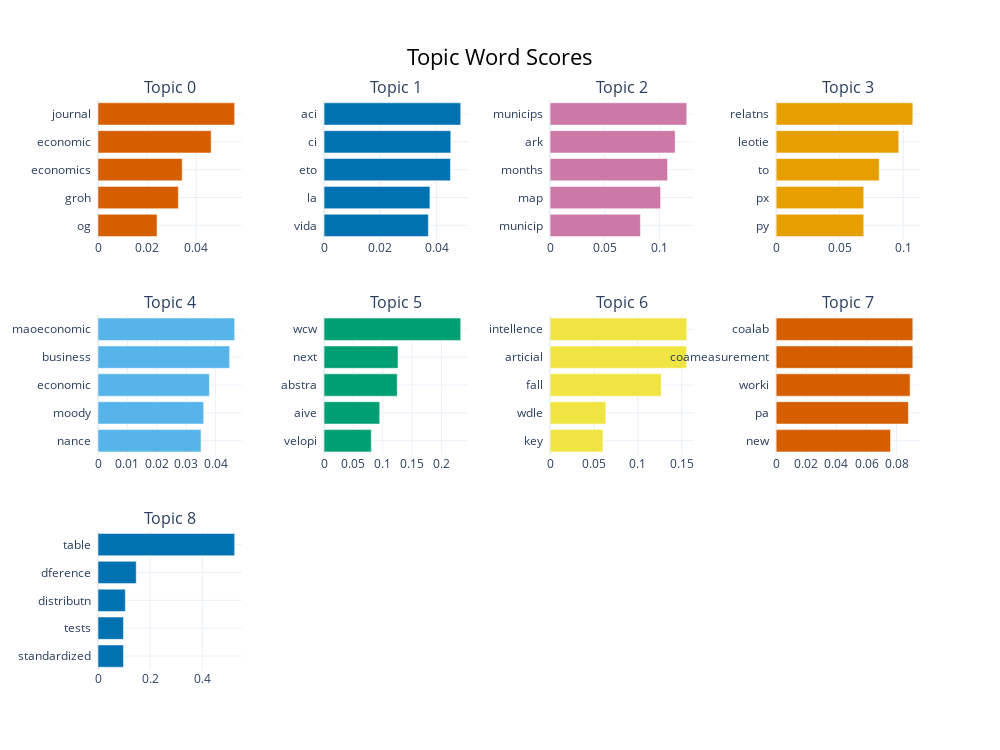

The notebook cell saved with this chart:
### Code cell
model.visualize_barchart(top_n_topics=9)

### Figure 1 — Plotly figure (JSON) as saved in the notebook; plotly's stock layout.template omitted (floating-point values rounded to 4 significant figures)
{"data": [{"marker": {"color": "#D55E00"}, "orientation": "h", "type": "bar", "x": [0.02404, 0.03272, 0.03428, 0.04609, 0.05565], "xaxis": "x", "y": ["og  ", "groh  ", "economics  ", "economic  ", "journal  "], "yaxis": "y"}, {"marker": {"color": "#0072B2"}, "orientation": "h", "type": "bar", "x": [0.0371, 0.03764, 0.04493, 0.04506, 0.0486], "xaxis": "x2", "y": ["vida  ", "la  ", "eto  ", "ci  ", "aci  "], "yaxis": "y2"}, {"marker": {"color": "#CC79A7"}, "orientation": "h", "type": "bar", "x": [0.08256, 0.101, 0.1074, 0.1143, 0.1249], "xaxis": "x3", "y": ["municip  ", "map  ", "months  ", "ark  ", "municips  "], "yaxis": "y3"}, {"marker": {"color": "#E69F00"}, "orientation": "h", "type": "bar", "x": [0.06893, 0.06893, 0.08111, 0.09649, 0.1075], "xaxis": "x4", "y": ["py  ", "px  ", "to  ", "leotie  ", "relatns  "], "yaxis": "y4"}, {"marker": {"color": "#56B4E9"}, "orientation": "h", "type": "bar", "x": [0.03504, 0.03595, 0.03788, 0.04477, 0.04647], "xaxis": "x5", "y": ["nance  ", "moody  ", "economic  ", "business  ", "maoeconomic  "], "yaxis": "y5"}, {"marker": {"color": "#009E73"}, "orientation": "h", "type": "bar", "x": [0.08047, 0.09484, 0.1247, 0.1259, 0.2328], "xaxis": "x6", "y": ["velopi  ", "aive  ", "abstra  ", "next  ", "wcw  "], "yaxis": "y6"}, {"marker": {"color": "#F0E442"}, "orientation": "h", "type": "bar", "x": [0.06019, 0.0635, 0.1266, 0.1554, 0.1558], "xaxis": "x7", "y": ["key  ", "wdle  ", "fall  ", "articial  ", "intellence  "], "yaxis": "y7"}, {"marker": {"color": "#D55E00"}, "orientation": "h", "type": "bar", "x": [0.0759, 0.08781, 0.08891, 0.09073, 0.09073], "xaxis": "x8", "y": ["new  ", "pa  ", "worki  ", "coameasurement  ", "coalab  "], "yaxis": "y8"}, {"marker": {"color": "#0072B2"}, "orientation": "h", "type": "bar", "x": [0.0977, 0.0977, 0.1047, 0.1466, 0.5239], "xaxis": "x9", "y": ["standardized  ", "tests  ", "distributn  ", "dference  ", "table  "], "yaxis": "y9"}], "layout": {"annotations": [{"font": {"size": 16}, "showarrow": false, "text": "Topic 0", "x": 0.0875, "xanchor": "center", "xref": "paper", "y": 1, "yanchor": "bottom", "yref": "paper"}, {"font": {"size": 16}, "showarrow": false, "text": "Topic 1", "x": 0.3625, "xanchor": "center", "xref": "paper", "y": 1, "yanchor": "bottom", "yref": "paper"}, {"font": {"size": 16}, "showarrow": false, "text": "Topic 2", "x": 0.6375, "xanchor": "center", "xref": "paper", "y": 1, "yanchor": "bottom", "yref": "paper"}, {"font": {"size": 16}, "showarrow": false, "text": "Topic 3", "x": 0.9125, "xanchor": "center", "xref": "paper", "y": 1, "yanchor": "bottom", "yref": "paper"}, {"font": {"size": 16}, "showarrow": false, "text": "Topic 4", "x": 0.0875, "xanchor": "center", "xref": "paper", "y": 0.6222, "yanchor": "bottom", "yref": "paper"}, {"font": {"size": 16}, "showarrow": false, "text": "Topic 5", "x": 0.3625, "xanchor": "center", "xref": "paper", "y": 0.6222, "yanchor": "bottom", "yref": "paper"}, {"font": {"size": 16}, "showarrow": false, "text": "Topic 6", "x": 0.6375, "xanchor": "center", "xref": "paper", "y": 0.6222, "yanchor": "bottom", "yref": "paper"}, {"font": {"size": 16}, "showarrow": false, "text": "Topic 7", "x": 0.9125, "xanchor": "center", "xref": "paper", "y": 0.6222, "yanchor": "bottom", "yref": "paper"}, {"font": {"size": 16}, "showarrow": false, "text": "Topic 8", "x": 0.0875, "xanchor": "center", "xref": "paper", "y": 0.2444, "yanchor": "bottom", "yref": "paper"}], "height": 750, "hoverlabel": {"bgcolor": "white", "font": {"family": "Rockwell", "size": 16}}, "showlegend": false, "title": {"font": {"color": "Black", "size": 22}, "text": "Topic Word Scores", "x": 0.5, "xanchor": "center", "yanchor": "top"}, "width": 1000, "xaxis": {"anchor": "y", "domain": [0, 0.175], "showgrid": true}, "xaxis10": {"anchor": "y10", "domain": [0.275, 0.45], "showgrid": true}, "xaxis11": {"anchor": "y11", "domain": [0.55, 0.725], "showgrid": true}, "xaxis12": {"anchor": "y12", "domain": [0.825, 1], "showgrid": true}, "xaxis2": {"anchor": "y2", "domain": [0.275, 0.45], "showgrid": true}, "xaxis3": {"anchor": "y3", "domain": [0.55, 0.725], "showgrid": true}, "xaxis4": {"anchor": "y4", "domain": [0.825, 1], "showgrid": true}, "xaxis5": {"anchor": "y5", "domain": [0, 0.175], "showgrid": true}, "xaxis6": {"anchor": "y6", "domain": [0.275, 0.45], "showgrid": true}, "xaxis7": {"anchor": "y7", "domain": [0.55, 0.725], "showgrid": true}, "xaxis8": {"anchor": "y8", "domain": [0.825, 1], "showgrid": true}, "xaxis9": {"anchor": "y9", "domain": [0, 0.175], "showgrid": true}, "yaxis": {"anchor": "x", "domain": [0.7556, 1], "showgrid": true}, "yaxis10": {"anchor": "x10", "domain": [0, 0.2444], "showgrid": true}, "yaxis11": {"anchor": "x11", "domain": [0, 0.2444], "showgrid": true}, "yaxis12": {"anchor": "x12", "domain": [0, 0.2444], "showgrid": true}, "yaxis2": {"anchor": "x2", "domain": [0.7556, 1], "showgrid": true}, "yaxis3": {"anchor": "x3", "domain": [0.7556, 1], "showgrid": true}, "yaxis4": {"anchor": "x4", "domain": [0.7556, 1], "showgrid": true}, "yaxis5": {"anchor": "x5", "domain": [0.3778, 0.6222], "showgrid": true}, "yaxis6": {"anchor": "x6", "domain": [0.3778, 0.6222], "showgrid": true}, "yaxis7": {"anchor": "x7", "domain": [0.3778, 0.6222], "showgrid": true}, "yaxis8": {"anchor": "x8", "domain": [0.3778, 0.6222], "showgrid": true}, "yaxis9": {"anchor": "x9", "domain": [0, 0.2444], "showgrid": true}}}
